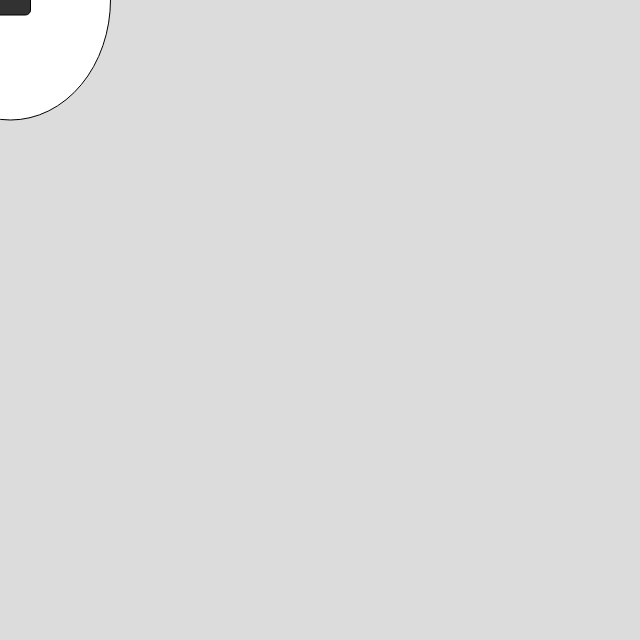
Frame 1 (no input)
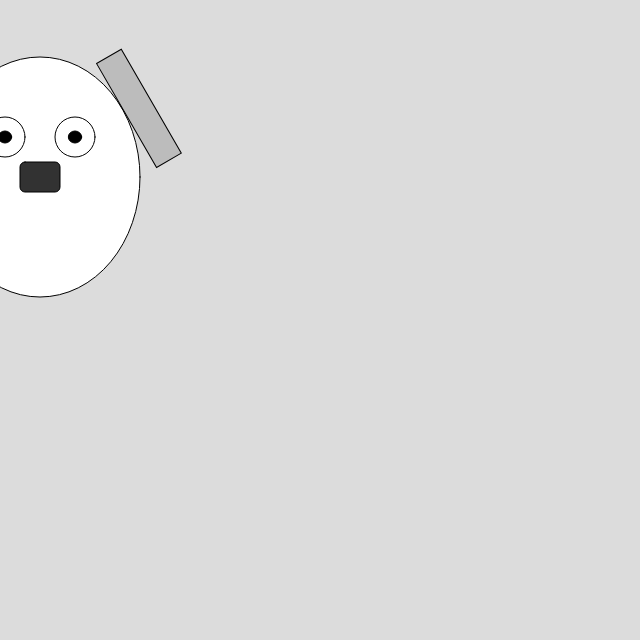
Frame 60 (no input)
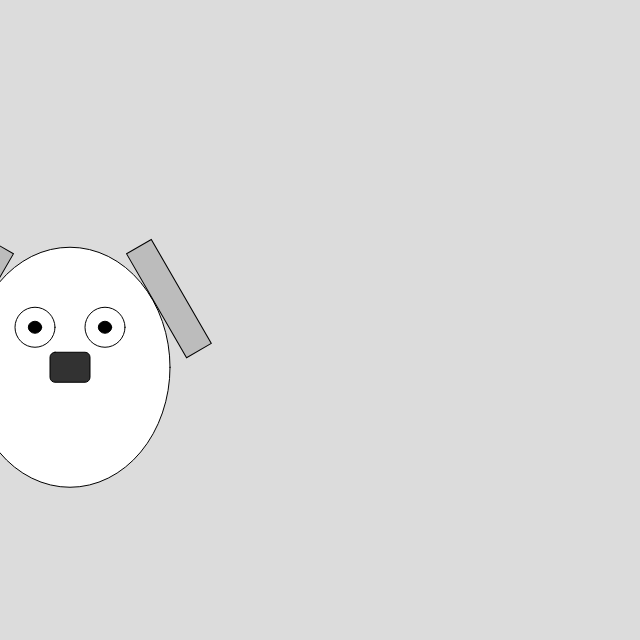
Frame 120 (the mouse pressed at the canvas centre since frame 60)

The p5.js sketch that drew these frames (run headless with seeded random() and noise() and a simulated clock; from frame 60 on, the mouse is pressed at the canvas centre):

// p5.js sketch
// ── sketch.js
var x = 10;
var y = 0;
var w = 200;
var h = 240;

var xspeed = .5;
var yspeed = 0;
var gravity = .1;

var xdir = 1;
var ydir = 1;

function setup() { 
 	 createCanvas(640, 640);
	
} 

function draw() { 

	y = y + yspeed;

	yspeed = yspeed + gravity;

	x = x + xspeed * xdir;

	// this works without checking if xdir > 0.  
	// not sure why it's necessary
	if (x > width - w/2 && xdir > 0) {
		x = width - w/2;
		xdir *= -1;
	}

	if (x < w/2 && xdir < 0) {
		x = w/2;
		xdir *= -1;
	}

	if (y > height - h/2) {
		y = height - h/2;
		yspeed *= -.95;
	}

	// if (y < h/2) {
	// 	y = h/2;
	// 	ydir *= -1;
	// 	yspeed = yspeed * -.95;
	// }

	background(220)
	ellipseMode(CENTER);
	rectMode(CENTER);
	//head
	fill(255); 
	ellipse(x, y, w, h);

	//eyes
	ellipse(x - 35, y - 40, 
	      w/5, h/6);
	ellipse(x + 35, y - 40, 
	      w/5, h/6);

	//pupils
	fill(0);
	ellipse(x - 35, y - 40, 
	      w/15, h/20);
	ellipse(x + 35, y - 40, 
	      w/15, h/20);

	//nose
	fill(50);
	rect(x, y, w/5, h/8, 5);

	fill(100, 100, 100, 67);

	//ears
	push();
		translate(x, y);
		rotate(PI / 6.0);
		rect(-120, -10, w/7, h/2);
	pop();

	push();
		translate(x, y);
		rotate(PI / -6.0);
		rect(120, -10, w/7, h/2);
	pop();
   

}
